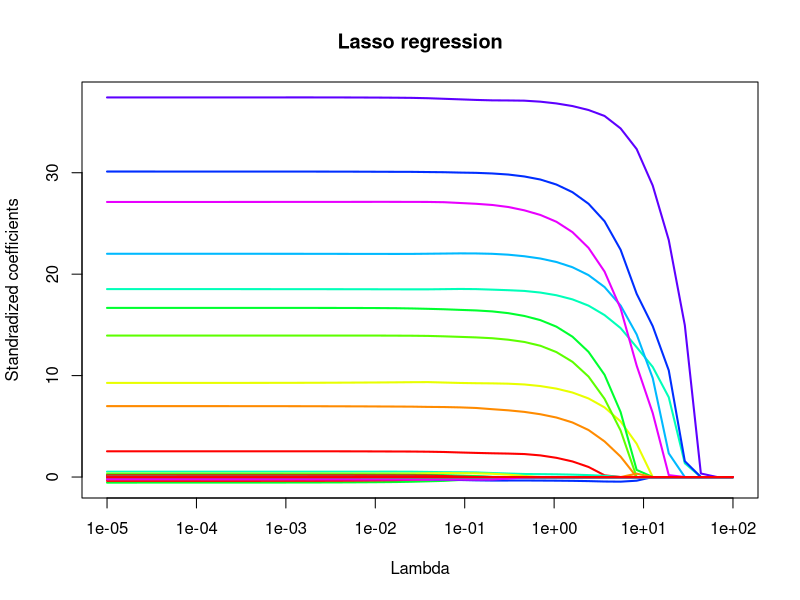
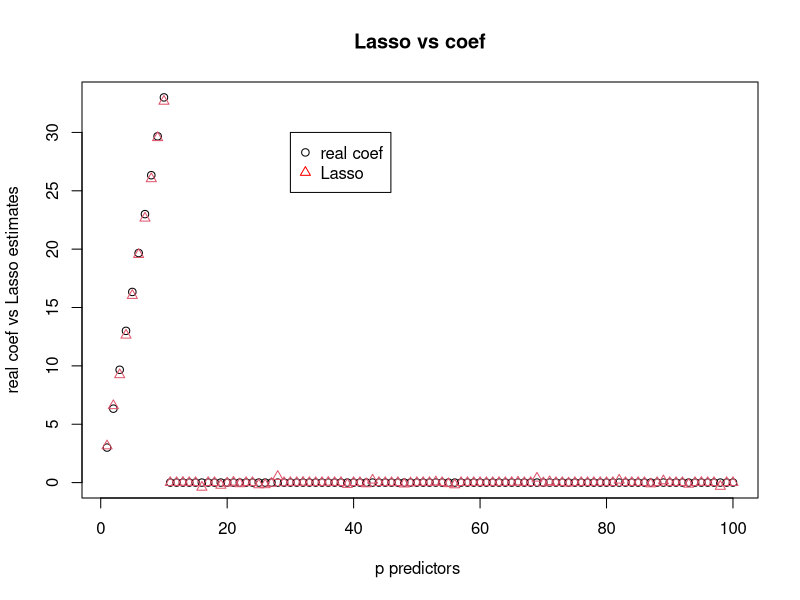
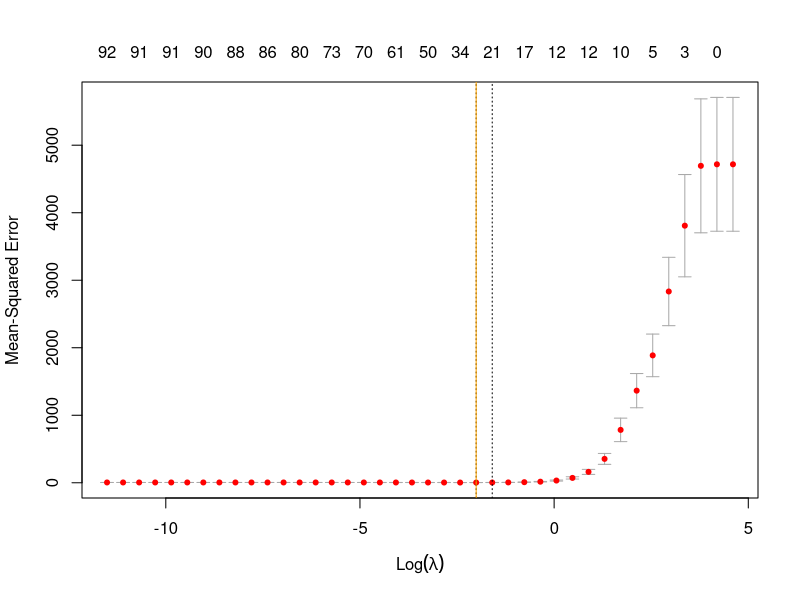
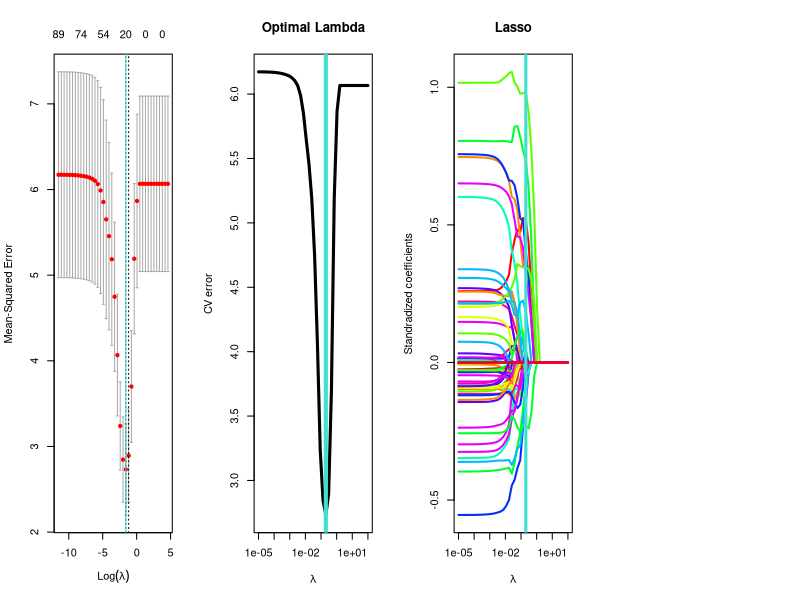

Source code (R) for these figures, in order: (Note: this script raises an error after producing the figures.)
# simulazione thesis:
library(mvtnorm) # multivariate normal distribution
library(glmnet) # package for lasso with alpha =1

set.seed(18)

##############
n = 50 #number of observations n
p = 100 # number of predictors 2n
k = 10 # number of non-zero coefficients 1/5 n
iter = 12 # number of iterations
e = rnorm(n)
lambda.grid = 10^seq(2,-5,length = 40)

X = matrix(rnorm(n*p,2,1),nrow=n,ncol=p)
dim(X) #data matrix, generated as iid normal observations

coef = matrix(c(seq(3,33,length = k),rep(0,p-k)),nrow=p) # vector of coefficients. 
dim(coef)

y= X %*% coef + e

lasso.mod = glmnet(X,y,alpha=1, lambda=lambda.grid)
q=lasso.mod$beta
dim(q)
#cbind(lasso.mod$beta,coef)
std.coeff = lasso.mod$beta * matrix(apply(X,2,sd),nrow=p,ncol=length(lambda.grid),byrow=FALSE)
dim(std.coeff)
matplot(lasso.mod$lambda,t(std.coeff),type='l',lty=1,lwd=2,col=rainbow(11),log='x',xlab='Lambda',ylab='Standradized coefficients',main='Lasso regression')


par(mfrow=c(1,1))
x.axis <- c(seq(1,100,by=1))
plot(x.axis,coef,type='p',pch=1,col=1,xlab='p predictors ',ylab='real coef vs Lasso estimates',main='Lasso vs coef')
points(x.axis, lasso.mod$beta[,20],type='p',pch=2,col=2)
legend(30,30,legend=c("real coef", "Lasso"), col=c("black","red"),cex = 1,pch=1:2)
#per 10^2 setta tutto a zero lambda grande prova colonne dopo...uno o due prove 

lasso.mod = cv.glmnet(X,y,alpha=1, lambda=lambda.grid)
plot(lasso.mod) # Plots the cross-validation curve,and upper and lower 
# standard deviation curves, as a function of the lambda values used
# Along the x axis we visualize log(lambda)
# two vertical lines correspond to lambda.1se and lambda.min

bestlam = lasso.mod$lambda.min
bestlam
log(bestlam)
abline(v=log(bestlam), lty=1,col='orange')

# compare of coefficients
coef.lasso <- predict(lasso.mod,type="coefficients",s=bestlam)
cbind(coef.lasso,c(0,coef))

#####################################################
n = 50 #number of observations n
p = 100 # number of predictors 2n
k = 10 # number of non-zero coefficients 1/5 n
iter = 12 # number of iterations

###LASSO
# to perform lasso glmnet package must set the parameter alpha=1:
time.lasso = numeric(length(iter))
mse.lasso=numeric(length(iter))
colbest =numeric(length(iter))

time.ADMM = numeric(length(iter))
mse.ADMM = numeric(length(iter))

set.seed(18)
lambda.grid = 10^seq(2,-5,length = 40)

for (i in 1:iter){
  
  X = matrix(rnorm(n*p,2,1),nrow=n,ncol=p)
  coef= matrix(c(runif(k),rep(0,p-k)), nrow=p)
  e = rnorm(n)
  
  y = X %*% coef + e
  
  start.lasso <- proc.time()
  lasso.mod = cv.glmnet(X,y,alpha=1, lambda=lambda.grid)
  std.coeff = lasso.mod$glmnet.fit$beta * matrix(apply(X,2,sd),nrow=p,ncol=length(lambda.grid),byrow=FALSE)
  
    stop.lasso <- proc.time()
  time.lasso[i] <- (stop.lasso - start.lasso)[3]#elapsed time
  names(lasso.mod$glmnet.fit)
  bestlam = lasso.mod$lambda.min
  colbest[i] = which(lasso.mod$lambda==bestlam)#lasso.mod$glmnet.fit$lambda oppure lambda.grid??
  
  opar <- par(no.readonly=TRUE)
  par(mfrow=c(1,4))
  
  plot(lasso.mod)
  abline(v=log(bestlam), lty=1,col='turquoise')

    plot(lasso.mod$lambda,lasso.mod$cvm,log='x',type='l',lwd=3,xlab=expression(paste(lambda)), ylab='CV error',main='Optimal Lambda')
  abline(v=bestlam,col='turquoise',lwd=4)
  
  matplot(lasso.mod$lambda,t(std.coeff),type='l',lty=1,lwd=2,col=rainbow(11),log='x',xlab=expression(paste(lambda)),ylab='Standradized coefficients',main='Lasso')
  abline(v=bestlam,col='turquoise',lwd=3)
  
  
  mse.lasso[i]=(sum(lasso.mod$glmnet.fit$beta[,colbest[i]] - coef))^2 #squared error

  start.ADMM<- proc.time()
  
  res = admm_lasso(X, y)$penalty(lambda.grid)$opts(maxit = 100, eps_rel = 0.001)$parallel(nthread = 4)$fit()
  
  std.coeff.ADMM = res$beta * rbind(0,matrix(apply(X,2,sd),nrow=p,ncol=length(lambda.grid),byrow=FALSE))
  
  stop.ADMM <- proc.time()
  
  time.ADMM[i] <- (stop.ADMM - start.ADMM)[3]#elapsed time
  
  matplot(res$lambda,t(std.coeff.ADMM),type='l',log='x',lty=1,lwd=2,col=rainbow(11),xlab=expression(paste(lambda)),ylab='Standradized coefficients',main='Lasso_ADMM')
  abline(v=bestlam,col='purple',lwd=3)
  (opar)
  coef = rbind(0,coef)
  
  mse.ADMM[i]=(sum(res$beta[,colbest[i]]-coef))^2 
  }
print(colbest)
print(mse.lasso)
mse.av.lasso = print(mean(mse.lasso))#vero mse fai anche sd--> riassumi in tabella o grafico al variare npk
mse.sd.lasso = print(sd(mse.lasso))

print(time.lasso)
mean.time.lasso=print(mean(time.lasso))


print(mse.ADMM)
mse.av.ADMM= print( mean(mse.ADMM))
mse.sd.ADMM = print(sd(mse.ADMM))

print(time.ADMM)
mean.time.ADMM=print(mean(time.ADMM))


#########################################################

#ADMM:Github
#questo pacchetto crea conflitto con quello che si trova su Rcran.
#prima di installarlo è necessario disinstallare il precedente.

##ho avuto problemi a installare questo pacchetto: ma il vantaggio
#è che ha memeber functions callable $penalty (dove posso fare cv su lambda) $fit e i beta $opts

#https://rdrr.io/github/yixuan/ADMM/man/admm_lasso.html
#https://rdrr.io/github/yixuan/ADMM/f/README.md

#install.packages("remotes")
#remotes::install_github("yixuan/ADMM")
#library(devtools)
#install_github("yixuan/ADMM")

#ADMM metodo iterativo differenza di glmnet
time.ADMM = numeric(length(iter))
mse.ADMM = numeric(length(iter))

for (i in 1:iter){
  
  X = matrix(rnorm(n*p,2,1),nrow=n,ncol=p)
  coef= matrix(c(runif(k),rep(0,p-k)), nrow=p)
  #dim(coef)# matrix 50 x 1
  
  y = X %*% coef + e
  
  start.ADMM<- proc.time()
  
  res = admm_lasso(X, y)$penalty(lambda.grid)$opts(maxit = 100, eps_rel = 0.001)$fit()
  #(nlambda = 20, lambda_min_ratio = 0.01)#(bestlam)(lambda.grid)
  
  # model$parallel(nthread = 2)  ## Use parallel computing just for huge datasets
  
  #res$niter#non capisco perchè 40? poi ho capito perchè lambda grid ha 40 values
  
  stop.ADMM <- proc.time()

  time.ADMM[i] <- (stop.ADMM - start.ADMM)[3]#elapsed time
  
  #plot coeff vs log(lambda) ggplot in python
  res$plot()#non risultano dal ciclo for : ho provato dopo con matplot
  dim(coef)
  dim(res$beta)
  coef = rbind(0,coef)#perchè dim(res$beta) 51 x 40
  mse.ADMM[i]=(sum(res$beta[,colbest]-coef))^2#al posto di 20 metti lambda iesimo da cv glmnet 
  
}
print(mse.ADMM)
mse.av.ADMM= print( mean(mse.ADMM))

print(time.ADMM)
mean.time.ADMM=print(mean(time.ADMM))

#come printo i grafici in admm? per lasso vanno bene accostati con par(mfrow=c(1,3))? ma poi se ho tante iterazioni, prendo primo e ultimo? 

###provo a fare grafici in admm simili a lasso per confrontarli
time.ADMM = numeric(length(iter))
mse.ADMM = numeric(length(iter))

for (i in 1:iter){
  
  X = matrix(rnorm(n*p,2,1),nrow=n,ncol=p)
  coef= matrix(c(runif(k),rep(0,p-k)), nrow=p)
  #dim(coef)# matrix 50 x 1
  
  y = X %*% coef + e
  
  start.ADMM<- proc.time()
  
  res = admm_lasso(X, y)$penalty(lambda.grid)$opts(maxit = 100, eps_rel = 0.001)$parallel(nthread = 2)$fit()
  #(nlambda = 20, lambda_min_ratio = 0.01)#(bestlam)(lambda.grid)
  std.coeff.ADMM = res$beta * rbind(0,matrix(apply(X,2,sd),nrow=p,ncol=length(lambda.grid),byrow=FALSE))
  
  # model$parallel(nthread = 2)  ## Use parallel computing just for huge datasets
  
  #res$niter#non capisco perchè 40? poi ho capito perchè lambda grid ha 40 values
  
  stop.ADMM <- proc.time()
  
  time.ADMM[i] <- (stop.ADMM - start.ADMM)[3]#elapsed time
  
  #res$plot()#plot coeff vs log(lambda) ggplot in python
  opar <- par(no.readonly=TRUE)
  par(mfrow=c(1,1))
  # plot(res)
  # abline(v=log(bestlam), lty=1,col='orange',lwd=5)
  #plot(lambda.grid,lasso.mod$cvm,log='x',type='l',lwd=3,xlab='Lambda',ylab='CV error',main='Optimal Lambda')
  #abline(v=bestlam,col='red',lwd=3)
  
  matplot(res$lambda,t(std.coeff.ADMM),type='l',log='x',lty=1,lwd=2,col=rainbow(11),xlab=expression(paste(lambda)),ylab='Standradized coefficients',main='Lasso_ADMM')
  abline(v=bestlam,col='purple',lwd=3)
  (opar)
  
  coef = rbind(0,coef)
  
  mse.ADMM[i]=(sum(res$beta[,colbest]-coef))^2 
  
}
print(mse.ADMM)
mse.av.ADMM= print( mean(mse.ADMM))

print(time.ADMM)
mean.time.ADMM=print(mean(time.ADMM))


dim(lasso.mod$glmnet.fit$beta)
dim(coef)
names(res)
print(res)
dim(res$beta)
cbind(res$lambda,lambda.grid)
##prova mfrow 
colbest=18

###provo a fare grafici in admm simili a lasso per confrontarli
time.ADMM = numeric(length(iter))
mse.ADMM = numeric(length(iter))
par(mfrow=c(3,4))
for (i in 1:iter){
  
  X = matrix(rnorm(n*p,2,1),nrow=n,ncol=p)
  coef= matrix(c(runif(k),rep(0,p-k)), nrow=p)

  y = X %*% coef + e
  
  start.ADMM<- proc.time()
  
  res = admm_lasso(X, y)$penalty(lambda.grid)$opts(maxit = 100, eps_rel = 0.001)$parallel(nthread = 2)$fit()

    std.coeff.ADMM = res$beta * rbind(0,matrix(apply(X,2,sd),nrow=p,ncol=length(lambda.grid),byrow=FALSE))
  
  #res$niter#non capisco perchè 40? poi ho capito perchè lambda grid ha 40 values
  
  stop.ADMM <- proc.time()
  
  time.ADMM[i] <- (stop.ADMM - start.ADMM)[3]#elapsed time
  
  #res$plot()#plot coeff vs log(lambda) ggplot in python
  #opar <- par(no.readonly=TRUE)
  #par(mfrow=c(1,1))
  # plot(res)
  # abline(v=log(bestlam), lty=1,col='orange',lwd=5)
  #plot(lambda.grid,lasso.mod$cvm,log='x',type='l',lwd=3,xlab='Lambda',ylab='CV error',main='Optimal Lambda')
  #abline(v=bestlam,col='red',lwd=3)
  
  matplot(res$lambda,t(std.coeff.ADMM),type='l',log='x',lty=1,lwd=2,col=rainbow(11),xlab=expression(paste(lambda)),ylab='Standradized coefficients',main='Lasso_ADMM')
  abline(v=bestlam,col='purple',lwd=3)
  #(opar)
  
  coef = rbind(0,coef)
  
  mse.ADMM[i]=(sum(res$beta[,colbest]-coef))^2 
  
}
print(mse.ADMM)
mse.av.ADMM= print( mean(mse.ADMM))

print(time.ADMM)
mean.time.ADMM=print(mean(time.ADMM))


names(res)
print(res)
dim(res$beta)
cbind(res$lambda,lambda.grid)
#quando ho molti dati e predictors come faccio a prendere grafici significativi?
#faccio grafico ad ogni iter 1:12 su asse x metto mse.medio di lasso e admm?ha senso?

#come printo i grafici in admm? prova a aumentare npk e vedi risultati
#grafici metti quelli 1 per admm(matplot- non res$plot)
#e 1 per lasso(par(mfrow=c(1,3))) significativo per ogni prova che fai variando npk
#lambda.grid lascia quella baste che il lambdaa ottimo non sia troppo a destra altrimenti è come un ols?
#metti tutto in un unico ciclo for e fai colbest[i vettore]